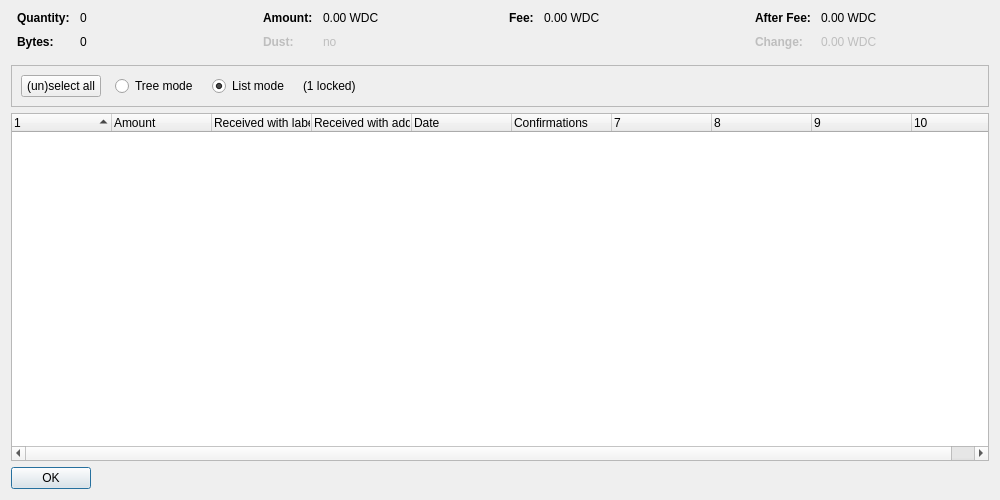
<?xml version="1.0" encoding="UTF-8"?>
<ui version="4.0">
 <class>CoinControlDialog</class>
 <widget class="QDialog" name="CoinControlDialog">
  <property name="geometry">
   <rect>
    <x>0</x>
    <y>0</y>
    <width>1000</width>
    <height>500</height>
   </rect>
  </property>
  <property name="windowTitle">
   <string>Coin Selection</string>
  </property>
  <layout class="QVBoxLayout" name="verticalLayout">
   <item>
    <layout class="QHBoxLayout" name="horizontalLayoutTop" stretch="0,0,0,0">
     <property name="topMargin">
      <number>0</number>
     </property>
     <property name="bottomMargin">
      <number>10</number>
     </property>
     <item>
      <layout class="QFormLayout" name="formLayoutCoinControl1">
       <property name="horizontalSpacing">
        <number>10</number>
       </property>
       <property name="verticalSpacing">
        <number>10</number>
       </property>
       <property name="leftMargin">
        <number>6</number>
       </property>
       <property name="rightMargin">
        <number>6</number>
       </property>
       <item row="0" column="0">
        <widget class="QLabel" name="labelCoinControlQuantityText">
         <property name="font">
          <font>
           <weight>75</weight>
           <bold>true</bold>
          </font>
         </property>
         <property name="text">
          <string>Quantity:</string>
         </property>
        </widget>
       </item>
       <item row="0" column="1">
        <widget class="QLabel" name="labelCoinControlQuantity">
         <property name="cursor">
          <cursorShape>IBeamCursor</cursorShape>
         </property>
         <property name="contextMenuPolicy">
          <enum>Qt::ActionsContextMenu</enum>
         </property>
         <property name="text">
          <string notr="true">0</string>
         </property>
         <property name="textInteractionFlags">
          <set>Qt::LinksAccessibleByMouse|Qt::TextSelectableByKeyboard|Qt::TextSelectableByMouse</set>
         </property>
        </widget>
       </item>
       <item row="1" column="0">
        <widget class="QLabel" name="labelCoinControlBytesText">
         <property name="font">
          <font>
           <weight>75</weight>
           <bold>true</bold>
          </font>
         </property>
         <property name="text">
          <string>Bytes:</string>
         </property>
        </widget>
       </item>
       <item row="1" column="1">
        <widget class="QLabel" name="labelCoinControlBytes">
         <property name="cursor">
          <cursorShape>IBeamCursor</cursorShape>
         </property>
         <property name="contextMenuPolicy">
          <enum>Qt::ActionsContextMenu</enum>
         </property>
         <property name="text">
          <string notr="true">0</string>
         </property>
         <property name="textInteractionFlags">
          <set>Qt::LinksAccessibleByMouse|Qt::TextSelectableByKeyboard|Qt::TextSelectableByMouse</set>
         </property>
        </widget>
       </item>
      </layout>
     </item>
     <item>
      <layout class="QFormLayout" name="formLayoutCoinControl2">
       <property name="horizontalSpacing">
        <number>10</number>
       </property>
       <property name="verticalSpacing">
        <number>10</number>
       </property>
       <property name="leftMargin">
        <number>6</number>
       </property>
       <property name="rightMargin">
        <number>6</number>
       </property>
       <item row="0" column="0">
        <widget class="QLabel" name="labelCoinControlAmountText">
         <property name="font">
          <font>
           <weight>75</weight>
           <bold>true</bold>
          </font>
         </property>
         <property name="text">
          <string>Amount:</string>
         </property>
        </widget>
       </item>
       <item row="0" column="1">
        <widget class="QLabel" name="labelCoinControlAmount">
         <property name="cursor">
          <cursorShape>IBeamCursor</cursorShape>
         </property>
         <property name="contextMenuPolicy">
          <enum>Qt::ActionsContextMenu</enum>
         </property>
         <property name="text">
          <string notr="true">0.00 WDC</string>
         </property>
         <property name="textInteractionFlags">
          <set>Qt::LinksAccessibleByMouse|Qt::TextSelectableByKeyboard|Qt::TextSelectableByMouse</set>
         </property>
        </widget>
       </item>
       <item row="1" column="0">
        <widget class="QLabel" name="labelCoinControlLowOutputText">
         <property name="enabled">
          <bool>false</bool>
         </property>
         <property name="font">
          <font>
           <weight>75</weight>
           <bold>true</bold>
          </font>
         </property>
         <property name="text">
          <string>Dust:</string>
         </property>
        </widget>
       </item>
       <item row="1" column="1">
        <widget class="QLabel" name="labelCoinControlLowOutput">
         <property name="enabled">
          <bool>false</bool>
         </property>
         <property name="cursor">
          <cursorShape>IBeamCursor</cursorShape>
         </property>
         <property name="contextMenuPolicy">
          <enum>Qt::ActionsContextMenu</enum>
         </property>
         <property name="text">
          <string notr="true">no</string>
         </property>
         <property name="textInteractionFlags">
          <set>Qt::LinksAccessibleByMouse|Qt::TextSelectableByKeyboard|Qt::TextSelectableByMouse</set>
         </property>
        </widget>
       </item>
      </layout>
     </item>
     <item>
      <layout class="QFormLayout" name="formLayoutCoinControl3">
       <property name="horizontalSpacing">
        <number>10</number>
       </property>
       <property name="verticalSpacing">
        <number>10</number>
       </property>
       <property name="leftMargin">
        <number>6</number>
       </property>
       <property name="rightMargin">
        <number>6</number>
       </property>
       <item row="0" column="0">
        <widget class="QLabel" name="labelCoinControlFeeText">
         <property name="font">
          <font>
           <weight>75</weight>
           <bold>true</bold>
          </font>
         </property>
         <property name="text">
          <string>Fee:</string>
         </property>
        </widget>
       </item>
       <item row="0" column="1">
        <widget class="QLabel" name="labelCoinControlFee">
         <property name="cursor">
          <cursorShape>IBeamCursor</cursorShape>
         </property>
         <property name="contextMenuPolicy">
          <enum>Qt::ActionsContextMenu</enum>
         </property>
         <property name="text">
          <string notr="true">0.00 WDC</string>
         </property>
         <property name="textInteractionFlags">
          <set>Qt::LinksAccessibleByMouse|Qt::TextSelectableByKeyboard|Qt::TextSelectableByMouse</set>
         </property>
        </widget>
       </item>
      </layout>
     </item>
     <item>
      <layout class="QFormLayout" name="formLayoutCoinControl4">
       <property name="horizontalSpacing">
        <number>10</number>
       </property>
       <property name="verticalSpacing">
        <number>10</number>
       </property>
       <property name="leftMargin">
        <number>6</number>
       </property>
       <property name="rightMargin">
        <number>6</number>
       </property>
       <item row="0" column="0">
        <widget class="QLabel" name="labelCoinControlAfterFeeText">
         <property name="font">
          <font>
           <weight>75</weight>
           <bold>true</bold>
          </font>
         </property>
         <property name="text">
          <string>After Fee:</string>
         </property>
        </widget>
       </item>
       <item row="0" column="1">
        <widget class="QLabel" name="labelCoinControlAfterFee">
         <property name="cursor">
          <cursorShape>IBeamCursor</cursorShape>
         </property>
         <property name="contextMenuPolicy">
          <enum>Qt::ActionsContextMenu</enum>
         </property>
         <property name="text">
          <string notr="true">0.00 WDC</string>
         </property>
         <property name="textInteractionFlags">
          <set>Qt::LinksAccessibleByMouse|Qt::TextSelectableByKeyboard|Qt::TextSelectableByMouse</set>
         </property>
        </widget>
       </item>
       <item row="1" column="0">
        <widget class="QLabel" name="labelCoinControlChangeText">
         <property name="enabled">
          <bool>false</bool>
         </property>
         <property name="font">
          <font>
           <weight>75</weight>
           <bold>true</bold>
          </font>
         </property>
         <property name="text">
          <string>Change:</string>
         </property>
        </widget>
       </item>
       <item row="1" column="1">
        <widget class="QLabel" name="labelCoinControlChange">
         <property name="enabled">
          <bool>false</bool>
         </property>
         <property name="cursor">
          <cursorShape>IBeamCursor</cursorShape>
         </property>
         <property name="contextMenuPolicy">
          <enum>Qt::ActionsContextMenu</enum>
         </property>
         <property name="text">
          <string notr="true">0.00 WDC</string>
         </property>
         <property name="textInteractionFlags">
          <set>Qt::LinksAccessibleByMouse|Qt::TextSelectableByKeyboard|Qt::TextSelectableByMouse</set>
         </property>
        </widget>
       </item>
      </layout>
     </item>
    </layout>
   </item>
   <item>
    <widget class="QFrame" name="frame">
     <property name="minimumSize">
      <size>
       <width>0</width>
       <height>40</height>
      </size>
     </property>
     <property name="frameShape">
      <enum>QFrame::StyledPanel</enum>
     </property>
     <property name="frameShadow">
      <enum>QFrame::Sunken</enum>
     </property>
     <layout class="QHBoxLayout" name="horizontalLayout">
      <item>
       <layout class="QHBoxLayout" name="horizontalLayoutPanel" stretch="0,0,0,0,0">
        <property name="spacing">
         <number>14</number>
        </property>
        <item>
         <widget class="QPushButton" name="pushButtonSelectAll">
          <property name="sizePolicy">
           <sizepolicy hsizetype="Maximum" vsizetype="Fixed">
            <horstretch>0</horstretch>
            <verstretch>0</verstretch>
           </sizepolicy>
          </property>
          <property name="text">
           <string>(un)select all</string>
          </property>
          <property name="autoDefault">
           <bool>false</bool>
          </property>
         </widget>
        </item>
        <item>
         <widget class="QRadioButton" name="radioTreeMode">
          <property name="sizePolicy">
           <sizepolicy hsizetype="Maximum" vsizetype="Fixed">
            <horstretch>0</horstretch>
            <verstretch>0</verstretch>
           </sizepolicy>
          </property>
          <property name="text">
           <string>Tree mode</string>
          </property>
         </widget>
        </item>
        <item>
         <widget class="QRadioButton" name="radioListMode">
          <property name="sizePolicy">
           <sizepolicy hsizetype="Maximum" vsizetype="Fixed">
            <horstretch>0</horstretch>
            <verstretch>0</verstretch>
           </sizepolicy>
          </property>
          <property name="text">
           <string>List mode</string>
          </property>
          <property name="checked">
           <bool>true</bool>
          </property>
         </widget>
        </item>
        <item>
         <widget class="QLabel" name="labelLocked">
          <property name="text">
           <string notr="true">(1 locked)</string>
          </property>
         </widget>
        </item>
        <item>
         <spacer name="horizontalSpacer">
          <property name="orientation">
           <enum>Qt::Horizontal</enum>
          </property>
          <property name="sizeHint" stdset="0">
           <size>
            <width>40</width>
            <height>20</height>
           </size>
          </property>
         </spacer>
        </item>
       </layout>
      </item>
     </layout>
    </widget>
   </item>
   <item>
    <widget class="CoinControlTreeWidget" name="treeWidget">
     <property name="contextMenuPolicy">
      <enum>Qt::CustomContextMenu</enum>
     </property>
     <property name="sortingEnabled">
      <bool>false</bool>
     </property>
     <property name="columnCount">
      <number>10</number>
     </property>
     <attribute name="headerShowSortIndicator" stdset="0">
      <bool>true</bool>
     </attribute>
     <attribute name="headerStretchLastSection">
      <bool>false</bool>
     </attribute>
     <column>
      <property name="text">
       <string/>
      </property>
     </column>
     <column>
      <property name="text">
       <string>Amount</string>
      </property>
     </column>
     <column>
      <property name="text">
       <string>Received with label</string>
      </property>
     </column>
     <column>
      <property name="text">
       <string>Received with address</string>
      </property>
     </column>
     <column>
      <property name="text">
       <string>Date</string>
      </property>
     </column>
     <column>
      <property name="text">
       <string>Confirmations</string>
      </property>
      <property name="toolTip">
       <string>Confirmed</string>
      </property>
     </column>
     <column>
      <property name="text">
       <string/>
      </property>
     </column>
     <column>
      <property name="text">
       <string/>
      </property>
     </column>
     <column>
      <property name="text">
       <string/>
      </property>
     </column>
     <column>
      <property name="text">
       <string/>
      </property>
     </column>
    </widget>
   </item>
   <item>
    <widget class="QDialogButtonBox" name="buttonBox">
     <property name="sizePolicy">
      <sizepolicy hsizetype="Maximum" vsizetype="Fixed">
       <horstretch>0</horstretch>
       <verstretch>0</verstretch>
      </sizepolicy>
     </property>
     <property name="orientation">
      <enum>Qt::Horizontal</enum>
     </property>
     <property name="standardButtons">
      <set>QDialogButtonBox::Ok</set>
     </property>
    </widget>
   </item>
  </layout>
 </widget>
 <customwidgets>
  <customwidget>
   <class>CoinControlTreeWidget</class>
   <extends>QTreeWidget</extends>
   <header>qt/coincontroltreewidget.h</header>
  </customwidget>
 </customwidgets>
 <resources/>
 <connections/>
</ui>
